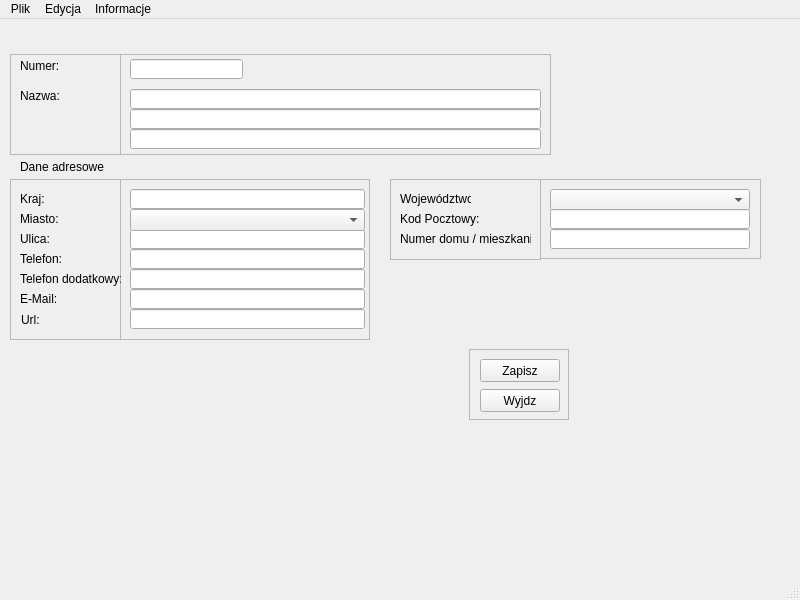
<?xml version="1.0" encoding="UTF-8"?>
<ui version="4.0">
 <class>Kontrahent</class>
 <widget class="QMainWindow" name="Kontrahent">
  <property name="geometry">
   <rect>
    <x>0</x>
    <y>0</y>
    <width>800</width>
    <height>600</height>
   </rect>
  </property>
  <property name="windowTitle">
   <string>Kontahenci</string>
  </property>
  <widget class="QWidget" name="centralwidget">
   <widget class="QPushButton" name="pushButton">
    <property name="geometry">
     <rect>
      <x>480</x>
      <y>340</y>
      <width>80</width>
      <height>23</height>
     </rect>
    </property>
    <property name="text">
     <string>Zapisz</string>
    </property>
   </widget>
   <widget class="QPushButton" name="pushButton_2">
    <property name="geometry">
     <rect>
      <x>480</x>
      <y>370</y>
      <width>80</width>
      <height>23</height>
     </rect>
    </property>
    <property name="text">
     <string>Wyjdz</string>
    </property>
   </widget>
   <widget class="QLabel" name="label">
    <property name="geometry">
     <rect>
      <x>20</x>
      <y>40</y>
      <width>47</width>
      <height>13</height>
     </rect>
    </property>
    <property name="text">
     <string>Numer:</string>
    </property>
   </widget>
   <widget class="QLabel" name="label_2">
    <property name="geometry">
     <rect>
      <x>20</x>
      <y>70</y>
      <width>47</width>
      <height>13</height>
     </rect>
    </property>
    <property name="text">
     <string>Nazwa:</string>
    </property>
   </widget>
   <widget class="QLabel" name="label_3">
    <property name="geometry">
     <rect>
      <x>20</x>
      <y>140</y>
      <width>111</width>
      <height>16</height>
     </rect>
    </property>
    <property name="text">
     <string>Dane adresowe</string>
    </property>
   </widget>
   <widget class="QLabel" name="label_4">
    <property name="geometry">
     <rect>
      <x>20</x>
      <y>170</y>
      <width>47</width>
      <height>20</height>
     </rect>
    </property>
    <property name="text">
     <string>Kraj:</string>
    </property>
   </widget>
   <widget class="QLabel" name="label_5">
    <property name="geometry">
     <rect>
      <x>20</x>
      <y>190</y>
      <width>47</width>
      <height>20</height>
     </rect>
    </property>
    <property name="text">
     <string>Miasto:</string>
    </property>
   </widget>
   <widget class="QLabel" name="label_6">
    <property name="geometry">
     <rect>
      <x>400</x>
      <y>170</y>
      <width>71</width>
      <height>20</height>
     </rect>
    </property>
    <property name="text">
     <string>Województwo:</string>
    </property>
   </widget>
   <widget class="QLabel" name="label_7">
    <property name="geometry">
     <rect>
      <x>400</x>
      <y>190</y>
      <width>81</width>
      <height>20</height>
     </rect>
    </property>
    <property name="text">
     <string>Kod Pocztowy:</string>
    </property>
   </widget>
   <widget class="QLabel" name="label_8">
    <property name="geometry">
     <rect>
      <x>20</x>
      <y>210</y>
      <width>47</width>
      <height>20</height>
     </rect>
    </property>
    <property name="text">
     <string>Ulica:</string>
    </property>
   </widget>
   <widget class="QLabel" name="label_9">
    <property name="geometry">
     <rect>
      <x>400</x>
      <y>210</y>
      <width>131</width>
      <height>20</height>
     </rect>
    </property>
    <property name="text">
     <string>Numer domu / mieszkania:</string>
    </property>
   </widget>
   <widget class="QLabel" name="label_10">
    <property name="geometry">
     <rect>
      <x>20</x>
      <y>230</y>
      <width>47</width>
      <height>20</height>
     </rect>
    </property>
    <property name="text">
     <string>Telefon:</string>
    </property>
   </widget>
   <widget class="QLabel" name="label_11">
    <property name="geometry">
     <rect>
      <x>20</x>
      <y>250</y>
      <width>101</width>
      <height>20</height>
     </rect>
    </property>
    <property name="text">
     <string>Telefon dodatkowy:</string>
    </property>
   </widget>
   <widget class="QLabel" name="label_12">
    <property name="geometry">
     <rect>
      <x>20</x>
      <y>270</y>
      <width>47</width>
      <height>20</height>
     </rect>
    </property>
    <property name="text">
     <string>E-Mail:</string>
    </property>
   </widget>
   <widget class="QScrollArea" name="scrollArea">
    <property name="geometry">
     <rect>
      <x>10</x>
      <y>160</y>
      <width>111</width>
      <height>161</height>
     </rect>
    </property>
    <property name="widgetResizable">
     <bool>true</bool>
    </property>
    <widget class="QWidget" name="scrollAreaWidgetContents">
     <property name="geometry">
      <rect>
       <x>0</x>
       <y>0</y>
       <width>109</width>
       <height>159</height>
      </rect>
     </property>
     <widget class="QLabel" name="label_13">
      <property name="geometry">
       <rect>
        <x>10</x>
        <y>130</y>
        <width>47</width>
        <height>20</height>
       </rect>
      </property>
      <property name="text">
       <string>Url:</string>
      </property>
     </widget>
    </widget>
   </widget>
   <widget class="QScrollArea" name="scrollArea_2">
    <property name="geometry">
     <rect>
      <x>390</x>
      <y>160</y>
      <width>151</width>
      <height>81</height>
     </rect>
    </property>
    <property name="widgetResizable">
     <bool>true</bool>
    </property>
    <widget class="QWidget" name="scrollAreaWidgetContents_2">
     <property name="geometry">
      <rect>
       <x>0</x>
       <y>0</y>
       <width>149</width>
       <height>79</height>
      </rect>
     </property>
    </widget>
   </widget>
   <widget class="QLineEdit" name="lineEdit">
    <property name="geometry">
     <rect>
      <x>130</x>
      <y>170</y>
      <width>235</width>
      <height>20</height>
     </rect>
    </property>
   </widget>
   <widget class="QLineEdit" name="lineEdit_2">
    <property name="geometry">
     <rect>
      <x>130</x>
      <y>210</y>
      <width>235</width>
      <height>20</height>
     </rect>
    </property>
   </widget>
   <widget class="QLineEdit" name="lineEdit_3">
    <property name="geometry">
     <rect>
      <x>130</x>
      <y>230</y>
      <width>235</width>
      <height>20</height>
     </rect>
    </property>
   </widget>
   <widget class="QLineEdit" name="lineEdit_4">
    <property name="geometry">
     <rect>
      <x>130</x>
      <y>250</y>
      <width>235</width>
      <height>20</height>
     </rect>
    </property>
   </widget>
   <widget class="QLineEdit" name="lineEdit_5">
    <property name="geometry">
     <rect>
      <x>130</x>
      <y>270</y>
      <width>235</width>
      <height>20</height>
     </rect>
    </property>
   </widget>
   <widget class="QLineEdit" name="lineEdit_6">
    <property name="geometry">
     <rect>
      <x>130</x>
      <y>290</y>
      <width>235</width>
      <height>20</height>
     </rect>
    </property>
   </widget>
   <widget class="QComboBox" name="comboBox">
    <property name="geometry">
     <rect>
      <x>130</x>
      <y>190</y>
      <width>235</width>
      <height>22</height>
     </rect>
    </property>
   </widget>
   <widget class="QScrollArea" name="scrollArea_3">
    <property name="geometry">
     <rect>
      <x>120</x>
      <y>160</y>
      <width>250</width>
      <height>161</height>
     </rect>
    </property>
    <property name="widgetResizable">
     <bool>true</bool>
    </property>
    <widget class="QWidget" name="scrollAreaWidgetContents_3">
     <property name="geometry">
      <rect>
       <x>0</x>
       <y>0</y>
       <width>248</width>
       <height>159</height>
      </rect>
     </property>
    </widget>
   </widget>
   <widget class="QLineEdit" name="lineEdit_7">
    <property name="geometry">
     <rect>
      <x>130</x>
      <y>70</y>
      <width>411</width>
      <height>20</height>
     </rect>
    </property>
   </widget>
   <widget class="QLineEdit" name="lineEdit_8">
    <property name="geometry">
     <rect>
      <x>130</x>
      <y>90</y>
      <width>411</width>
      <height>20</height>
     </rect>
    </property>
   </widget>
   <widget class="QLineEdit" name="lineEdit_9">
    <property name="geometry">
     <rect>
      <x>130</x>
      <y>110</y>
      <width>411</width>
      <height>20</height>
     </rect>
    </property>
   </widget>
   <widget class="QLineEdit" name="lineEdit_10">
    <property name="geometry">
     <rect>
      <x>130</x>
      <y>40</y>
      <width>113</width>
      <height>20</height>
     </rect>
    </property>
    <property name="readOnly">
     <bool>true</bool>
    </property>
   </widget>
   <widget class="QComboBox" name="comboBox_2">
    <property name="geometry">
     <rect>
      <x>550</x>
      <y>170</y>
      <width>200</width>
      <height>22</height>
     </rect>
    </property>
   </widget>
   <widget class="QLineEdit" name="lineEdit_11">
    <property name="geometry">
     <rect>
      <x>550</x>
      <y>190</y>
      <width>200</width>
      <height>20</height>
     </rect>
    </property>
   </widget>
   <widget class="QLineEdit" name="lineEdit_12">
    <property name="geometry">
     <rect>
      <x>550</x>
      <y>210</y>
      <width>200</width>
      <height>20</height>
     </rect>
    </property>
   </widget>
   <widget class="QScrollArea" name="scrollArea_4">
    <property name="geometry">
     <rect>
      <x>540</x>
      <y>160</y>
      <width>221</width>
      <height>80</height>
     </rect>
    </property>
    <property name="widgetResizable">
     <bool>true</bool>
    </property>
    <widget class="QWidget" name="scrollAreaWidgetContents_4">
     <property name="geometry">
      <rect>
       <x>0</x>
       <y>0</y>
       <width>219</width>
       <height>78</height>
      </rect>
     </property>
    </widget>
   </widget>
   <widget class="QScrollArea" name="scrollArea_5">
    <property name="geometry">
     <rect>
      <x>469</x>
      <y>330</y>
      <width>100</width>
      <height>71</height>
     </rect>
    </property>
    <property name="widgetResizable">
     <bool>true</bool>
    </property>
    <widget class="QWidget" name="scrollAreaWidgetContents_5">
     <property name="geometry">
      <rect>
       <x>0</x>
       <y>0</y>
       <width>98</width>
       <height>69</height>
      </rect>
     </property>
    </widget>
   </widget>
   <widget class="QScrollArea" name="scrollArea_6">
    <property name="geometry">
     <rect>
      <x>10</x>
      <y>35</y>
      <width>111</width>
      <height>101</height>
     </rect>
    </property>
    <property name="widgetResizable">
     <bool>true</bool>
    </property>
    <widget class="QWidget" name="scrollAreaWidgetContents_6">
     <property name="geometry">
      <rect>
       <x>0</x>
       <y>0</y>
       <width>109</width>
       <height>99</height>
      </rect>
     </property>
    </widget>
   </widget>
   <widget class="QScrollArea" name="scrollArea_7">
    <property name="geometry">
     <rect>
      <x>120</x>
      <y>35</y>
      <width>431</width>
      <height>101</height>
     </rect>
    </property>
    <property name="widgetResizable">
     <bool>true</bool>
    </property>
    <widget class="QWidget" name="scrollAreaWidgetContents_7">
     <property name="geometry">
      <rect>
       <x>0</x>
       <y>0</y>
       <width>429</width>
       <height>99</height>
      </rect>
     </property>
    </widget>
   </widget>
   <zorder>scrollArea_7</zorder>
   <zorder>scrollArea_6</zorder>
   <zorder>scrollArea_5</zorder>
   <zorder>scrollArea_4</zorder>
   <zorder>scrollArea_3</zorder>
   <zorder>scrollArea_2</zorder>
   <zorder>scrollArea</zorder>
   <zorder>pushButton</zorder>
   <zorder>pushButton_2</zorder>
   <zorder>label</zorder>
   <zorder>label_2</zorder>
   <zorder>label_3</zorder>
   <zorder>label_4</zorder>
   <zorder>label_5</zorder>
   <zorder>label_6</zorder>
   <zorder>label_7</zorder>
   <zorder>label_8</zorder>
   <zorder>label_9</zorder>
   <zorder>label_10</zorder>
   <zorder>label_11</zorder>
   <zorder>label_12</zorder>
   <zorder>lineEdit</zorder>
   <zorder>lineEdit_2</zorder>
   <zorder>lineEdit_3</zorder>
   <zorder>lineEdit_4</zorder>
   <zorder>lineEdit_5</zorder>
   <zorder>lineEdit_6</zorder>
   <zorder>comboBox</zorder>
   <zorder>lineEdit_7</zorder>
   <zorder>lineEdit_8</zorder>
   <zorder>lineEdit_9</zorder>
   <zorder>lineEdit_10</zorder>
   <zorder>comboBox_2</zorder>
   <zorder>lineEdit_11</zorder>
   <zorder>lineEdit_12</zorder>
  </widget>
  <widget class="QMenuBar" name="menubar">
   <property name="geometry">
    <rect>
     <x>0</x>
     <y>0</y>
     <width>800</width>
     <height>21</height>
    </rect>
   </property>
   <widget class="QMenu" name="menuPlik">
    <property name="title">
     <string>Plik</string>
    </property>
    <addaction name="actionZapisz"/>
    <addaction name="actionWyj_cie"/>
   </widget>
   <widget class="QMenu" name="menuEdycja">
    <property name="title">
     <string>Edycja</string>
    </property>
    <addaction name="actionDodaj_Miasto"/>
    <addaction name="actionDodaj_Wojew_dztwo"/>
    <addaction name="actionNumer_automatyczny"/>
   </widget>
   <widget class="QMenu" name="menuInformacje">
    <property name="title">
     <string>Informacje</string>
    </property>
    <addaction name="actionInfo"/>
   </widget>
   <addaction name="menuPlik"/>
   <addaction name="menuEdycja"/>
   <addaction name="menuInformacje"/>
  </widget>
  <widget class="QStatusBar" name="statusbar"/>
  <action name="actionZapisz">
   <property name="text">
    <string>Zapisz</string>
   </property>
  </action>
  <action name="actionWyj_cie">
   <property name="text">
    <string>Wyjście</string>
   </property>
  </action>
  <action name="actionInfo">
   <property name="text">
    <string>Info</string>
   </property>
  </action>
  <action name="actionDodaj_Miasto">
   <property name="text">
    <string>Dodaj Miasto</string>
   </property>
  </action>
  <action name="actionDodaj_Wojew_dztwo">
   <property name="text">
    <string>Dodaj Województwo</string>
   </property>
  </action>
  <action name="actionNumer_automatyczny">
   <property name="text">
    <string>Numer automatyczny</string>
   </property>
  </action>
 </widget>
 <resources/>
 <connections/>
</ui>
